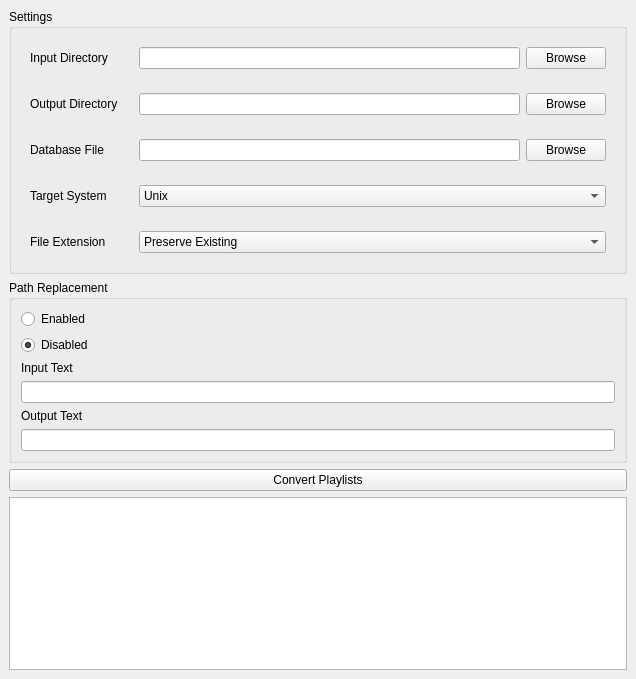
<?xml version="1.0" encoding="UTF-8"?>
<ui version="4.0">
 <class>KMPC</class>
 <widget class="QMainWindow" name="KMPC">
  <property name="geometry">
   <rect>
    <x>0</x>
    <y>0</y>
    <width>636</width>
    <height>679</height>
   </rect>
  </property>
  <property name="windowTitle">
   <string>Kodi M3U Playlist Converter</string>
  </property>
  <property name="styleSheet">
   <string notr="true"/>
  </property>
  <property name="animated">
   <bool>false</bool>
  </property>
  <widget class="QWidget" name="centralwidget">
   <layout class="QVBoxLayout" name="verticalLayout">
    <item>
     <widget class="QGroupBox" name="groupBox_2">
      <property name="font">
       <font>
        <weight>50</weight>
        <bold>false</bold>
       </font>
      </property>
      <property name="title">
       <string>Settings</string>
      </property>
      <layout class="QVBoxLayout" name="verticalLayout_4">
       <item>
        <widget class="QFrame" name="frame">
         <property name="frameShape">
          <enum>QFrame::NoFrame</enum>
         </property>
         <property name="frameShadow">
          <enum>QFrame::Raised</enum>
         </property>
         <layout class="QHBoxLayout" name="horizontalLayout_6">
          <item>
           <widget class="QLabel" name="label_3">
            <property name="minimumSize">
             <size>
              <width>103</width>
              <height>0</height>
             </size>
            </property>
            <property name="text">
             <string>Input Directory</string>
            </property>
           </widget>
          </item>
          <item>
           <widget class="QLineEdit" name="input_dir">
            <property name="readOnly">
             <bool>true</bool>
            </property>
           </widget>
          </item>
          <item>
           <widget class="QPushButton" name="browse_input">
            <property name="text">
             <string>Browse</string>
            </property>
           </widget>
          </item>
         </layout>
        </widget>
       </item>
       <item>
        <widget class="QFrame" name="frame_2">
         <property name="frameShape">
          <enum>QFrame::NoFrame</enum>
         </property>
         <property name="frameShadow">
          <enum>QFrame::Raised</enum>
         </property>
         <layout class="QHBoxLayout" name="horizontalLayout_2">
          <item>
           <widget class="QLabel" name="label_4">
            <property name="minimumSize">
             <size>
              <width>103</width>
              <height>0</height>
             </size>
            </property>
            <property name="text">
             <string>Output Directory</string>
            </property>
           </widget>
          </item>
          <item>
           <widget class="QLineEdit" name="output_dir">
            <property name="readOnly">
             <bool>true</bool>
            </property>
           </widget>
          </item>
          <item>
           <widget class="QPushButton" name="browse_output">
            <property name="text">
             <string>Browse</string>
            </property>
           </widget>
          </item>
         </layout>
        </widget>
       </item>
       <item>
        <widget class="QFrame" name="frame_3">
         <property name="frameShape">
          <enum>QFrame::NoFrame</enum>
         </property>
         <property name="frameShadow">
          <enum>QFrame::Raised</enum>
         </property>
         <layout class="QHBoxLayout" name="horizontalLayout_3">
          <item>
           <widget class="QLabel" name="label_5">
            <property name="minimumSize">
             <size>
              <width>103</width>
              <height>0</height>
             </size>
            </property>
            <property name="text">
             <string>Database File</string>
            </property>
           </widget>
          </item>
          <item>
           <widget class="QLineEdit" name="database_file">
            <property name="readOnly">
             <bool>true</bool>
            </property>
           </widget>
          </item>
          <item>
           <widget class="QPushButton" name="browse_database">
            <property name="text">
             <string>Browse</string>
            </property>
           </widget>
          </item>
         </layout>
        </widget>
       </item>
       <item>
        <widget class="QFrame" name="frame_4">
         <property name="frameShape">
          <enum>QFrame::NoFrame</enum>
         </property>
         <property name="frameShadow">
          <enum>QFrame::Raised</enum>
         </property>
         <layout class="QHBoxLayout" name="horizontalLayout_5">
          <item>
           <widget class="QLabel" name="label_6">
            <property name="sizePolicy">
             <sizepolicy hsizetype="Maximum" vsizetype="Preferred">
              <horstretch>0</horstretch>
              <verstretch>0</verstretch>
             </sizepolicy>
            </property>
            <property name="minimumSize">
             <size>
              <width>103</width>
              <height>0</height>
             </size>
            </property>
            <property name="text">
             <string>Target System</string>
            </property>
           </widget>
          </item>
          <item>
           <widget class="QComboBox" name="target_system">
            <item>
             <property name="text">
              <string>Unix</string>
             </property>
            </item>
            <item>
             <property name="text">
              <string>Windows</string>
             </property>
            </item>
           </widget>
          </item>
         </layout>
        </widget>
       </item>
       <item>
        <widget class="QFrame" name="frame_5">
         <property name="frameShape">
          <enum>QFrame::NoFrame</enum>
         </property>
         <property name="frameShadow">
          <enum>QFrame::Raised</enum>
         </property>
         <layout class="QHBoxLayout" name="horizontalLayout">
          <item>
           <widget class="QLabel" name="label_7">
            <property name="sizePolicy">
             <sizepolicy hsizetype="Maximum" vsizetype="Preferred">
              <horstretch>0</horstretch>
              <verstretch>0</verstretch>
             </sizepolicy>
            </property>
            <property name="minimumSize">
             <size>
              <width>103</width>
              <height>0</height>
             </size>
            </property>
            <property name="text">
             <string>File Extension</string>
            </property>
           </widget>
          </item>
          <item>
           <widget class="QComboBox" name="file_extension">
            <item>
             <property name="text">
              <string>Preserve Existing</string>
             </property>
            </item>
            <item>
             <property name="text">
              <string>Always .m3u</string>
             </property>
            </item>
            <item>
             <property name="text">
              <string>Always .m3u8</string>
             </property>
            </item>
           </widget>
          </item>
         </layout>
        </widget>
       </item>
      </layout>
     </widget>
    </item>
    <item>
     <widget class="QGroupBox" name="groupBox">
      <property name="sizePolicy">
       <sizepolicy hsizetype="Preferred" vsizetype="Preferred">
        <horstretch>0</horstretch>
        <verstretch>0</verstretch>
       </sizepolicy>
      </property>
      <property name="title">
       <string>Path Replacement</string>
      </property>
      <layout class="QVBoxLayout" name="verticalLayout_2">
       <item>
        <widget class="QRadioButton" name="path_replacement_enable">
         <property name="text">
          <string>Enabled</string>
         </property>
         <attribute name="buttonGroup">
          <string notr="true">buttonGroup</string>
         </attribute>
        </widget>
       </item>
       <item>
        <widget class="QRadioButton" name="path_replacement_disable">
         <property name="text">
          <string>Disabled</string>
         </property>
         <property name="checked">
          <bool>true</bool>
         </property>
         <attribute name="buttonGroup">
          <string notr="true">buttonGroup</string>
         </attribute>
        </widget>
       </item>
       <item>
        <widget class="QLabel" name="label">
         <property name="text">
          <string>Input Text</string>
         </property>
        </widget>
       </item>
       <item>
        <widget class="QLineEdit" name="path_replacement_input">
         <property name="sizePolicy">
          <sizepolicy hsizetype="Expanding" vsizetype="Fixed">
           <horstretch>0</horstretch>
           <verstretch>0</verstretch>
          </sizepolicy>
         </property>
        </widget>
       </item>
       <item>
        <widget class="QLabel" name="label_2">
         <property name="text">
          <string>Output Text</string>
         </property>
        </widget>
       </item>
       <item>
        <widget class="QLineEdit" name="path_replacement_output"/>
       </item>
      </layout>
     </widget>
    </item>
    <item>
     <widget class="QPushButton" name="convert_button">
      <property name="text">
       <string>Convert Playlists</string>
      </property>
     </widget>
    </item>
    <item>
     <widget class="QPlainTextEdit" name="output_box">
      <property name="readOnly">
       <bool>true</bool>
      </property>
     </widget>
    </item>
   </layout>
  </widget>
 </widget>
 <resources/>
 <connections/>
 <buttongroups>
  <buttongroup name="buttonGroup"/>
 </buttongroups>
</ui>
